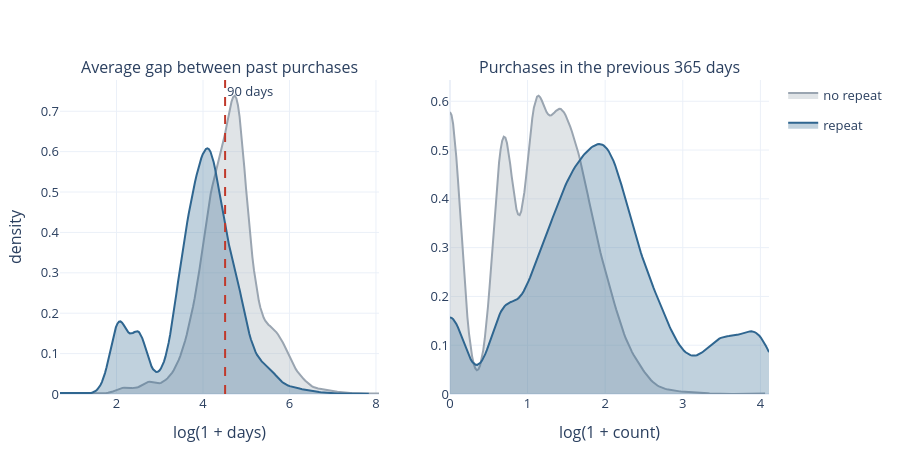

Notebook source saved alongside this figure:
### Markdown cell above
- **Frequency** is the strongest signal: 1 prior purchase -> 37% repeat, 100+ -> 99%.
- **Recency** breaks at 90 days: last purchase within 90 days -> about 70% repeat; longer ago -> 30-40%.
- **Purchases in the last 90 days:** steady rise from 38% (none) to 100% (10+).
- **Value of the current purchase:** small effect (between 52% and 67%).

### Code cell
# Does the customer's usual rhythm predict the outcome? Compare the typical gap with the 90-day window
fig = make_subplots(rows=1, cols=2, subplot_titles=("Average gap between past purchases", "Purchases in the previous 365 days"))
for value, color, label in [(0, GREY, "no repeat"), (1, BLUE, "repeat")]:
    subset = df[df[TARGET] == value]
    add_density(fig, np.log1p(subset["prior_mean_gap_days"]), color, label, row=1, col=1)
    add_density(fig, np.log1p(subset["purchase_count_365d"]), color, label, row=1, col=2, showlegend=False)
fig.add_vline(x=np.log1p(90), line_dash="dash", line_color=RED, annotation_text="90 days", row=1, col=1)
fig.update_xaxes(title_text="log(1 + days)", row=1, col=1)
fig.update_xaxes(title_text="log(1 + count)", row=1, col=2)
fig.update_yaxes(title_text="density", row=1, col=1)
fig.update_layout(height=450)
fig.show()

df["gap_below_90"] = df["prior_mean_gap_days"] < 90
print(df.groupby("gap_below_90")[TARGET].agg(["mean", "size"]).round(3))
df = df.drop(columns="gap_below_90")

### Figure 1 — Plotly figure (JSON) as saved in the notebook; plotly's stock layout.template omitted (floating-point values rounded to 4 significant figures; data arrays with more than 128 entries replaced by an {"elided": "..."} marker saying what was removed)
{"data": [{"fill": "tozeroy", "fillcolor": "rgba(154,165,177,0.3)", "legendgroup": "no repeat", "line": {"color": "#9aa5b1", "width": 2}, "mode": "lines", "name": "no repeat", "showlegend": true, "type": "scatter", "x": {"elided": "200 float values"}, "xaxis": "x", "y": {"elided": "200 float values"}, "yaxis": "y"}, {"fill": "tozeroy", "fillcolor": "rgba(154,165,177,0.3)", "legendgroup": "no repeat", "line": {"color": "#9aa5b1", "width": 2}, "mode": "lines", "name": "no repeat", "showlegend": false, "type": "scatter", "x": {"elided": "200 float values"}, "xaxis": "x2", "y": {"elided": "200 float values"}, "yaxis": "y2"}, {"fill": "tozeroy", "fillcolor": "rgba(47,102,144,0.3)", "legendgroup": "repeat", "line": {"color": "#2f6690", "width": 2}, "mode": "lines", "name": "repeat", "showlegend": true, "type": "scatter", "x": {"elided": "200 float values"}, "xaxis": "x", "y": {"elided": "200 float values"}, "yaxis": "y"}, {"fill": "tozeroy", "fillcolor": "rgba(47,102,144,0.3)", "legendgroup": "repeat", "line": {"color": "#2f6690", "width": 2}, "mode": "lines", "name": "repeat", "showlegend": false, "type": "scatter", "x": {"elided": "200 float values"}, "xaxis": "x2", "y": {"elided": "200 float values"}, "yaxis": "y2"}], "layout": {"annotations": [{"font": {"size": 16}, "showarrow": false, "text": "Average gap between past purchases", "x": 0.225, "xanchor": "center", "xref": "paper", "y": 1, "yanchor": "bottom", "yref": "paper"}, {"font": {"size": 16}, "showarrow": false, "text": "Purchases in the previous 365 days", "x": 0.775, "xanchor": "center", "xref": "paper", "y": 1, "yanchor": "bottom", "yref": "paper"}, {"showarrow": false, "text": "90 days", "x": 4.511, "xanchor": "left", "xref": "x", "y": 1, "yanchor": "top", "yref": "y domain"}], "height": 450, "shapes": [{"line": {"color": "#c0392b", "dash": "dash"}, "type": "line", "x0": 4.511, "x1": 4.511, "xref": "x", "y0": 0, "y1": 1, "yref": "y domain"}], "xaxis": {"anchor": "y", "domain": [0, 0.45], "title": {"text": "log(1 + days)"}}, "xaxis2": {"anchor": "y2", "domain": [0.55, 1], "title": {"text": "log(1 + count)"}}, "yaxis": {"anchor": "x", "domain": [0, 1], "title": {"text": "density"}}, "yaxis2": {"anchor": "x2", "domain": [0, 1]}}}
